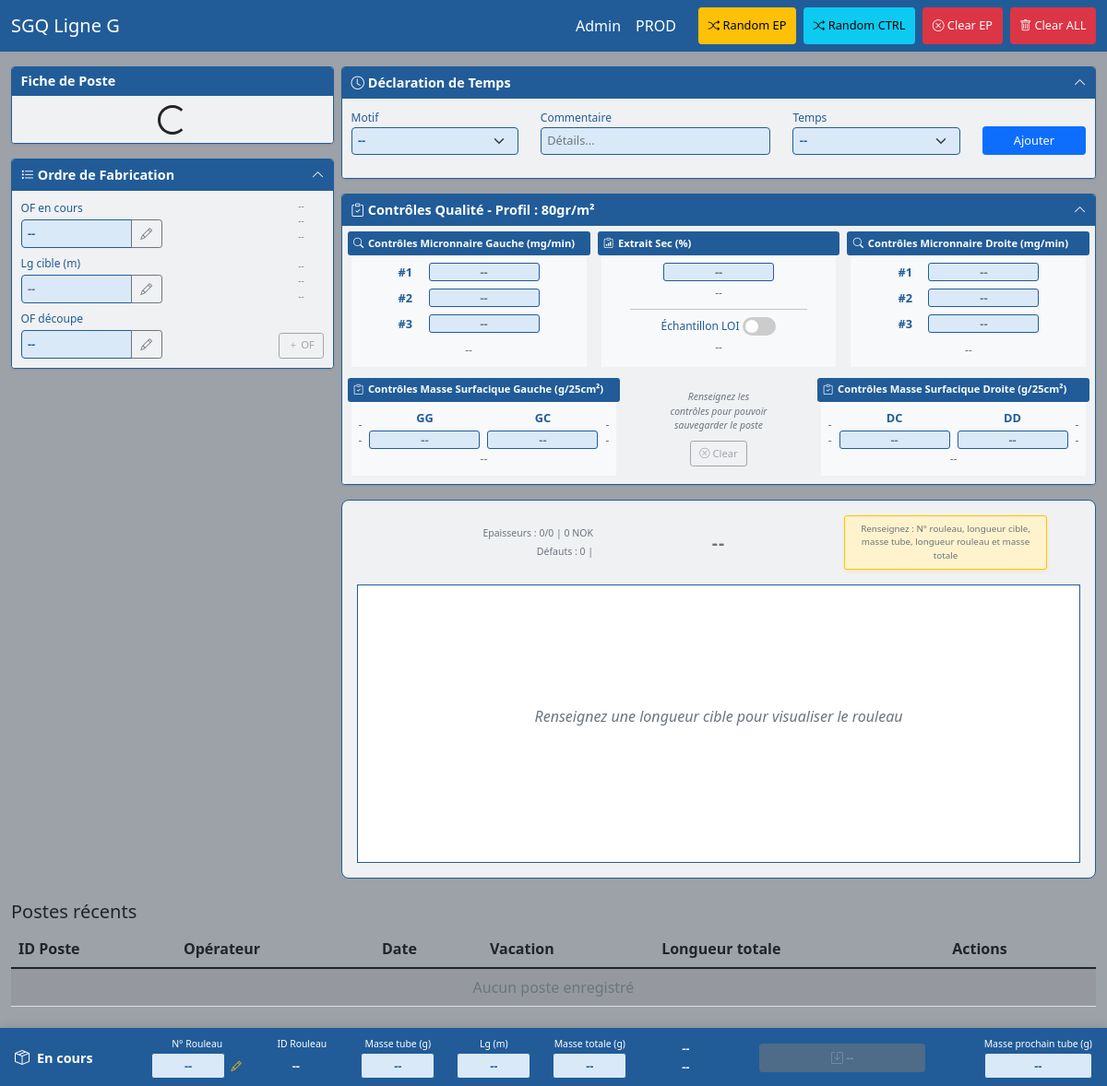
/, run on an earlier commit of the app's database.
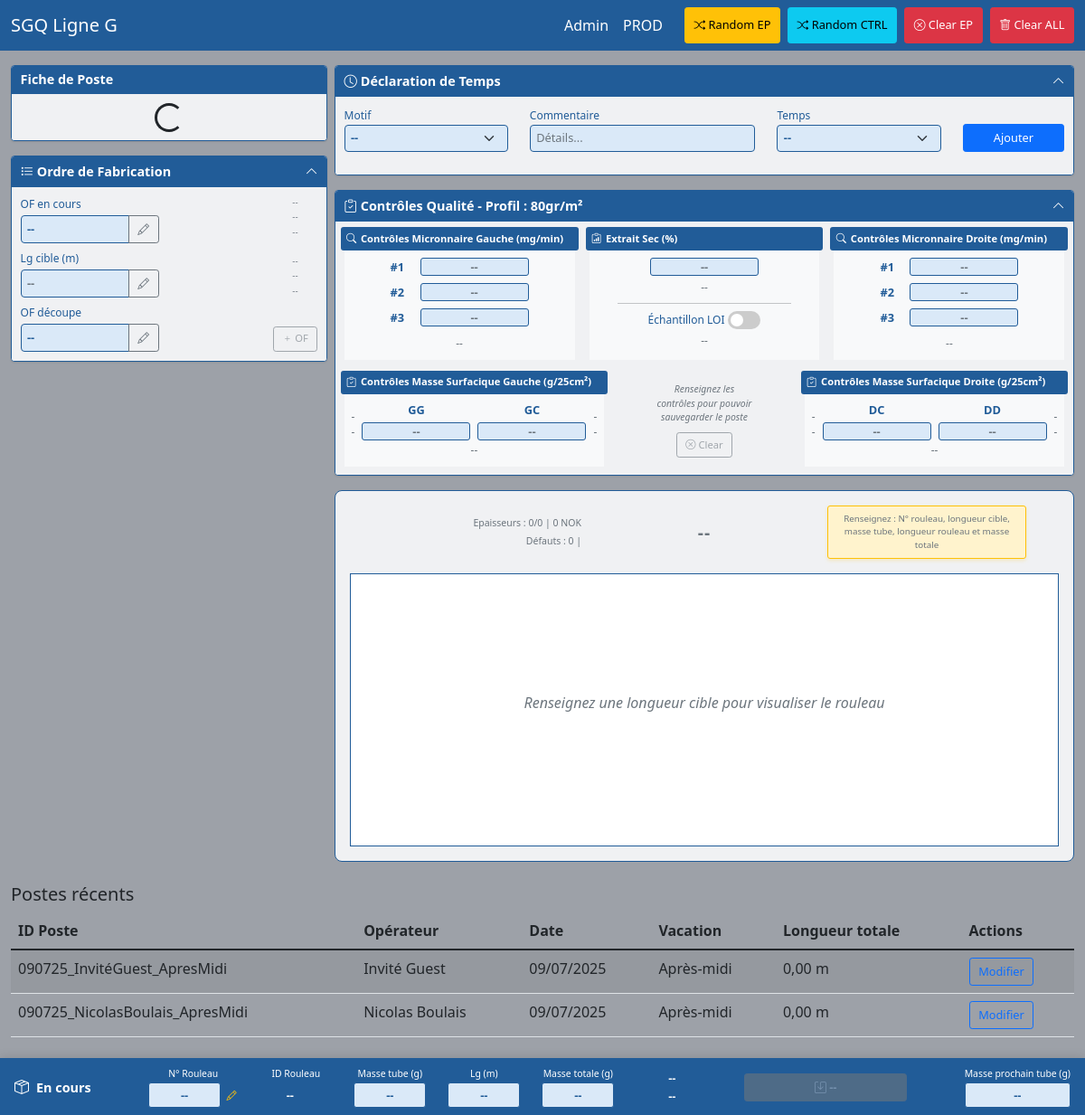
And on a later commit of the database.
### production/models.py (models this page shows, shortened)
class Shift(models.Model):
    VACATION_CHOICES = [
        ('Matin', 'Matin'),
        ('ApresMidi', 'Après-midi'),
        ('Nuit', 'Nuit'),
        ('Journee', 'Journée'),
    ]
    shift_id = models.CharField(max_length=50, unique=True,
                               help_text="ID unique généré automatiquement (format: date_operator_vacation)")
    date = models.DateField(verbose_name="Date", help_text="Date de production")
    operator = models.ForeignKey(Operator, on_delete=models.CASCADE,
                                verbose_name="Opérateur", help_text="Opérateur responsable du poste")
    vacation = models.CharField(max_length=20, choices=VACATION_CHOICES,
                               verbose_name="Vacation", help_text="Vacation du poste")
    start_time = models.TimeField(null=True, blank=True, verbose_name="Heure de début", help_text="Heure de début du poste")
    end_time = models.TimeField(null=True, blank=True, verbose_name="Heure de fin", help_text="Heure de fin du poste")
    availability_time = models.DurationField(verbose_name="Temps disponible", help_text="Temps de disponibilité", null=True, blank=True)
    lost_time = models.DurationField(verbose_name="Temps perdu", help_text="Temps perdu", null=True, blank=True)
    operator_comments = models.TextField(blank=True,
                                       verbose_name="", help_text="Commentaires de l'opérateur")
    total_length = models.DecimalField(max_digits=10, decimal_places=2, default=0,
                                     help_text="Longueur totale en mètres")
    ok_length = models.DecimalField(max_digits=10, decimal_places=2, default=0,
                                  help_text="Longueur conforme en mètres")
    nok_length = models.DecimalField(max_digits=10, decimal_places=2, default=0,
                                   help_text="Longueur non conforme en mètres")
    raw_waste_length = models.DecimalField(max_digits=10, decimal_places=2, default=0,
                                         help_text="Longueur déchet brut en mètres")
    started_at_beginning = models.BooleanField(default=False, verbose_name="Machine démarrée", help_text="Machine démarrée en début de poste")
    meter_reading_start = models.DecimalField(max_digits=10, decimal_places=2, null=True, blank=True,
                                            verbose_name="Lg enroulée (m)", help_text="Métrage en début de poste (si démarrée)")
    started_at_end = models.BooleanField(default=False, verbose_name="Machine démarrée", help_text="Machine démarrée en fin de poste")
    meter_reading_end = models.DecimalField(max_digits=10, decimal_places=2, null=True, blank=True,
                                          verbose_name="Lg enroulée (m)", help_text="Métrage en fin de poste (si démarrée)")
    created_at = models.DateTimeField(auto_now_add=True)
    updated_at = models.DateTimeField(auto_now=True)
    class Meta:
        verbose_name = "Poste"
        verbose_name_plural = "Postes"
        ordering = ['-date', '-created_at']

### core/models.py (models this page shows, shortened)
class Operator(models.Model):
    first_name = models.CharField(max_length=50, help_text="Prénom de l'opérateur")
    last_name = models.CharField(max_length=50, help_text="Nom de l'opérateur")
    employee_id = models.CharField(max_length=20, unique=True, blank=True, null=True,
                                  help_text="Matricule employé (optionnel)")
    training_completed = models.BooleanField(default=False,
                                           help_text="Formation terminée")
    is_active = models.BooleanField(default=True,
                                   help_text="Opérateur actif")
    created_at = models.DateTimeField(auto_now_add=True)
    updated_at = models.DateTimeField(auto_now=True)
    class Meta:
        verbose_name = "Opérateur"
        verbose_name_plural = "Opérateurs"
        ordering = ['last_name', 'first_name']
    @property
    def full_name(self):
        return f"{self.first_name} {self.last_name}"

### production/views.py (the view)
# urls.py: path('', views.prod, name='prod'),
def prod(request):
    shifts = Shift.objects.select_related('operator').order_by('-date', '-created_at')[:10]
    defect_types = DefectType.objects.filter(is_active=True).order_by('name')
    context = {
        'shifts': shifts,
        'defect_types': defect_types,
    }
    return render(request, 'production/prod.html', context)

### templates/production/prod.html (shortened to what the changed rows need)
{% extends 'base.html' %}
{% block content %}
<div class="mt-4">
    <div class="table-responsive">
        <table class="table table-striped">
            <thead>
                <tr>
                    <th>ID Poste</th>
                    <th>Opérateur</th>
                    <th>Date</th>
                    <th>Vacation</th>
                    <th>Longueur totale</th>
                    <th>Actions</th>
                </tr>
            </thead>
            <tbody>
                {% for shift in shifts %}
                <tr>
                    <td>{{ shift.shift_id }}</td>
                    <td>{{ shift.operator.full_name }}</td>
                    <td>{{ shift.date|date:"d/m/Y" }}</td>
                    <td>{{ shift.get_vacation_display }}</td>
                    <td>{{ shift.total_length }} m</td>
                    <td>
                        <a href="{% url 'production:shift_edit' shift.id %}"
                           class="btn btn-sm btn-outline-primary">
                            Modifier
                        </a>
                    </td>
                </tr>
                {% empty %}
                <tr>
                    <td colspan="6" class="text-center text-muted">
                        Aucun poste enregistré
                    </td>
                </tr>
                {% endfor %}
            </tbody>
        </table>
    </div>
</div>
{% endblock %}
{% block extra_css %}
<link href="https://cdn.jsdelivr.net/npm/bootstrap-icons@1.7.2/font/bootstrap-icons.css" rel="stylesheet">
{% endblock %}

What changed in the data, as far as the page shows it:
added Shift: shift_id "090725_InvitéGuest_ApresMidi", operator.full_name "Invité Guest", date "09/07/2025", vacation "Après-midi", total_length "0,00"
added Shift: shift_id "090725_NicolasBoulais_ApresMidi", operator.full_name "Nicolas Boulais", date "09/07/2025", vacation "Après-midi", total_length "0,00"
Also different on the page:
text no longer shown: "Aucun poste enregistré"
